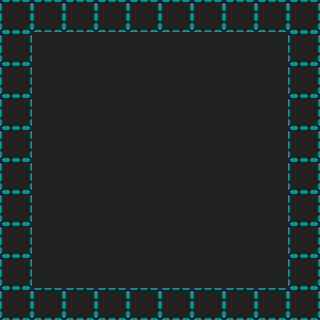

The image is a tile-based game level rendered from a .tmx file. Its description and source (layers, tilesets, objects; grid data summarised) follow:
An orthogonal 10x10 tile map with 32x32 px tiles, 1 tile layer (map) and 4 objects (start, end, enemy1, item-shield).

<map version="1.0" tiledversion="1.1.5" orientation="orthogonal" renderorder="left-down" width="10" height="10" tilewidth="32" tileheight="32" infinite="0" nextobjectid="5">
 <tileset firstgid="1" source="pixel-art.tsx" />
 <layer name="map" width="10" height="10">
  <data>[100 cells, 100 non-empty, 2 distinct tile ids]</data>
 </layer>
 <objectgroup name="markers">
  <object id="1" type="start" x="32" y="256" width="32" height="32">
   <ellipse />
  </object>
  <object id="2" type="end" x="256" y="32" width="32" height="32">
   <ellipse />
  </object>
  <object id="3" type="enemy1" x="96" y="192" width="32" height="32" />
  <object id="4" type="item-shield" x="64" y="288">
   <polygon points="0,0 32,-32 32,0" />
  </object>
 </objectgroup>
</map>
